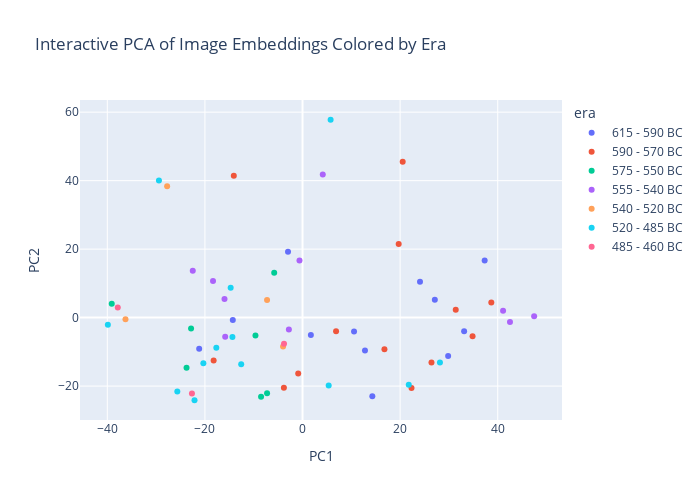

Notebook code cell kept with this figure:
### Markdown cell above
We printed the embedded results above to see what they look like, and we also displayed the shape of the grid. As you can see, it contains 62 rows representing the 62 images in the dataset, and each row has 1024 numbers representing all the information extracted from each image. From now on, we will use this embedded data instead of the original image data.

### 5. Analysis of Image Embeddings

1024 is way too many numbers for us to examine and understand with our brains. So, we use something techniques called **dimensionality reduction** to squish the data down to just 2 or 3 dimensions, making it easy to visualize in 2D. 

**Principal Component Analysis (PCA)** is one of such techniques, it is essentially finding the two or three major axes through our huge data along which the data has the most variations. By PCA we decompose our data with 1024 dimensions (number of cells in each row) to 2 dimensions and represent each image as a point on our scatterplots. We then color the data with "era" and "material" respectively. 

Here, we will use plotly to create interactive visualizations, feel free to play with it and discuss what pattern did you notice?

### Code cell
from sklearn.decomposition import PCA
import plotly.express as px
import plotly.io as pio

pio.renderers.default = "plotly_mimetype+notebook_connected"

# load embeddings and metadata
embeddings = np.load('../data/embeddings/convnextv2_image_embeddings.npy')
df = pd.read_csv('../data/complete_sculpture_dataset_labeled.csv')   

# PCA to 2 components
pca = PCA(n_components=2)
pc2 = pca.fit_transform(embeddings)

# build DataFrame
pc_df = pd.DataFrame(pc2, columns=['PC1','PC2'])
pc_df['filename'] = df['filename'].values
pc_df['era'] = df['era'].values

# interactive scatter
fig = px.scatter(
        pc_df,
        x='PC1',
        y='PC2',
        color='era',
        hover_data=['filename'], 
        title='Interactive PCA of Image Embeddings Colored by Era',
        width=700, height=500
    )

fig.show()

### Figure 1 — Plotly figure (JSON) as saved in the notebook; plotly's stock layout.template omitted (floating-point values rounded to 4 significant figures)
{"data": [{"customdata": [["page188_img01_photo13.jpg"], ["page202_img01_photo3.jpg"], ["page202_img01_photo4.jpg"], ["page205_img01_photo4.jpg"], ["page211_img01_photo12.jpg"], ["page211_img01_photo4.jpg"], ["page212_img01_photo4.jpg"], ["page212_img01_photo8.jpg"], ["page213_img01_photo5.jpg"], ["page213_img01_photo9.jpg"], ["page214_img01_photo14.jpg"], ["page214_img01_photo4.jpg"]], "hovertemplate": "era=615 - 590 BC<br>PC1=%{x}<br>PC2=%{y}<br>filename=%{customdata[0]}<extra></extra>", "legendgroup": "615 - 590 BC", "marker": {"color": "#636efa", "symbol": "circle"}, "mode": "markers", "name": "615 - 590 BC", "orientation": "v", "showlegend": true, "type": "scatter", "x": [-21.17, -14.29, 1.711, 27.11, 12.8, 29.84, 14.3, 24.07, 10.56, 33.11, -2.971, 37.32], "xaxis": "x", "y": [-9.083, -0.6922, -5.083, 5.235, -9.584, -11.25, -22.97, 10.45, -4.042, -4.009, 19.26, 16.64], "yaxis": "y"}, {"customdata": [["page217_img01_photo2.jpg"], ["page222_img01_photo3.jpg"], ["page222_img01_photo7.jpg"], ["page223_img01_photo3.jpg"], ["page223_img01_photo8.jpg"], ["page226_img01_photo2.jpg"], ["page228_img01_photo3.jpg"], ["page228_img01_photo9.jpg"], ["page229_img01_photo5.jpg"], ["page229_img01_photo9.jpg"], ["page230_img01_photo6.jpg"], ["page230_img01_photo8.jpg"], ["page231_img01_photo11.jpg"]], "hovertemplate": "era=590 - 570 BC<br>PC1=%{x}<br>PC2=%{y}<br>filename=%{customdata[0]}<extra></extra>", "legendgroup": "590 - 570 BC", "marker": {"color": "#EF553B", "symbol": "circle"}, "mode": "markers", "name": "590 - 570 BC", "orientation": "v", "showlegend": true, "type": "scatter", "x": [20.53, 31.39, 6.876, -3.815, -18.21, -14.08, 26.42, 34.84, 22.33, -0.8823, 16.79, 38.68, 19.71], "xaxis": "x", "y": [45.49, 2.279, -4.015, -20.46, -12.54, 41.41, -13.08, -5.414, -20.54, -16.3, -9.223, 4.395, 21.53], "yaxis": "y"}, {"customdata": [["page232_img01_photo3.jpg"], ["page240_img01_photo4.jpg"], ["page244_img01_photo5.jpg"], ["page250_img01_photo2.jpg"], ["page250_img01_photo8.jpg"], ["page251_img01_photo12.jpg"], ["page352_img01_photo7.jpg"]], "hovertemplate": "era=575 - 550 BC<br>PC1=%{x}<br>PC2=%{y}<br>filename=%{customdata[0]}<extra></extra>", "legendgroup": "575 - 550 BC", "marker": {"color": "#00cc96", "symbol": "circle"}, "mode": "markers", "name": "575 - 550 BC", "orientation": "v", "showlegend": true, "type": "scatter", "x": [-9.642, -23.76, -39.09, -5.802, -7.263, -22.83, -8.493], "xaxis": "x", "y": [-5.259, -14.64, 4.041, 13.07, -22.06, -3.171, -23.12], "yaxis": "y"}, {"customdata": [["page252_img01_photo6.jpg"], ["page255_img01_photo12.jpg"], ["page258_img01_photo5.jpg"], ["page262_img01_photo6.jpg"], ["page264_img01_photo3.jpg"], ["page275_img01_photo2.jpg"], ["page276_img01_photo5.jpg"], ["page357_img01_photo12.jpg"], ["page358_img01_photo10.jpg"], ["page358_img01_photo4.jpg"]], "hovertemplate": "era=555 - 540 BC<br>PC1=%{x}<br>PC2=%{y}<br>filename=%{customdata[0]}<extra></extra>", "legendgroup": "555 - 540 BC", "marker": {"color": "#ab63fa", "symbol": "circle"}, "mode": "markers", "name": "555 - 540 BC", "orientation": "v", "showlegend": true, "type": "scatter", "x": [-15.84, -2.792, -0.6241, -15.99, -18.34, 4.15, 41.09, 42.51, 47.46, -22.49], "xaxis": "x", "y": [-5.596, -3.481, 16.7, 5.409, 10.67, 41.77, 1.967, -1.299, 0.3884, 13.71], "yaxis": "y"}, {"customdata": [["page284_img01_photo9.jpg"], ["page286_img01_photo3.jpg"], ["page294_img01_photo2.jpg"], ["page297_img01_photo2.jpg"]], "hovertemplate": "era=540 - 520 BC<br>PC1=%{x}<br>PC2=%{y}<br>filename=%{customdata[0]}<extra></extra>", "legendgroup": "540 - 520 BC", "marker": {"color": "#FFA15A", "symbol": "circle"}, "mode": "markers", "name": "540 - 520 BC", "orientation": "v", "showlegend": true, "type": "scatter", "x": [-3.986, -36.27, -7.266, -27.74], "xaxis": "x", "y": [-8.453, -0.4789, 5.169, 38.36], "yaxis": "y"}, {"customdata": [["page304_img01_photo5.jpg"], ["page308_img01_photo2.jpg"], ["page310_img01_photo10.jpg"], ["page310_img01_photo5.jpg"], ["page311_img01_photo8.jpg"], ["page312_img01_photo4.jpg"], ["page319_img01_photo3.jpg"], ["page325_img01_photo10.jpg"], ["page325_img01_photo5.jpg"], ["page328_img01_photo3.jpg"], ["page330_img01_photo3.jpg"], ["page333_img01_photo2.jpg"], ["page363_img01_photo4.jpg"]], "hovertemplate": "era=520 - 485 BC<br>PC1=%{x}<br>PC2=%{y}<br>filename=%{customdata[0]}<extra></extra>", "legendgroup": "520 - 485 BC", "marker": {"color": "#19d3f3", "symbol": "circle"}, "mode": "markers", "name": "520 - 485 BC", "orientation": "v", "showlegend": true, "type": "scatter", "x": [-14.72, 5.759, 21.77, 5.362, -22.13, -14.36, -39.89, -12.56, -25.65, -17.66, -20.32, -29.42, 28.16], "xaxis": "x", "y": [8.719, 57.79, -19.61, -19.86, -24.14, -5.682, -2.06, -13.64, -21.57, -8.8, -13.33, 40.01, -13.14], "yaxis": "y"}, {"customdata": [["page338_img01_photo3.jpg"], ["page349_img01_photo2.jpg"], ["page365_img01_photo3.jpg"]], "hovertemplate": "era=485 - 460 BC<br>PC1=%{x}<br>PC2=%{y}<br>filename=%{customdata[0]}<extra></extra>", "legendgroup": "485 - 460 BC", "marker": {"color": "#FF6692", "symbol": "circle"}, "mode": "markers", "name": "485 - 460 BC", "orientation": "v", "showlegend": true, "type": "scatter", "x": [-37.85, -3.787, -22.66], "xaxis": "x", "y": [2.96, -7.611, -22.16], "yaxis": "y"}], "layout": {"height": 500, "legend": {"title": {"text": "era"}, "tracegroupgap": 0}, "title": {"text": "Interactive PCA of Image Embeddings Colored by Era"}, "width": 700, "xaxis": {"anchor": "y", "domain": [0, 1], "title": {"text": "PC1"}}, "yaxis": {"anchor": "x", "domain": [0, 1], "title": {"text": "PC2"}}}}
